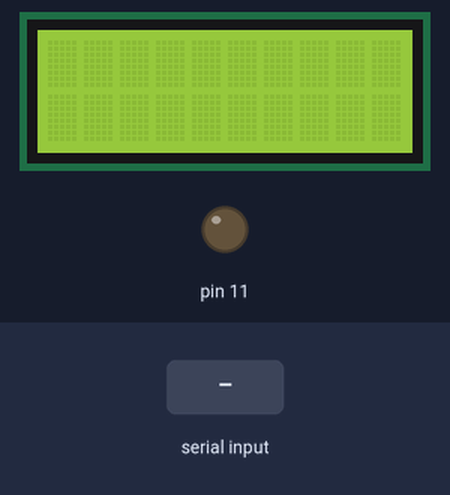
Bench run of a sketch on a simulated Arduino Uno, built with avr-gcc and run on an emulated ATmega328P. On the bench: 10×2 character LCD, output pins drawn as LEDs (lit = HIGH). The test bench sets the inputs (shaded band). What the sketch prints to the serial monitor is not drawn.

Above: at 1.2 s.
1.3 s: "1" received over Serial
At 2.5 s:
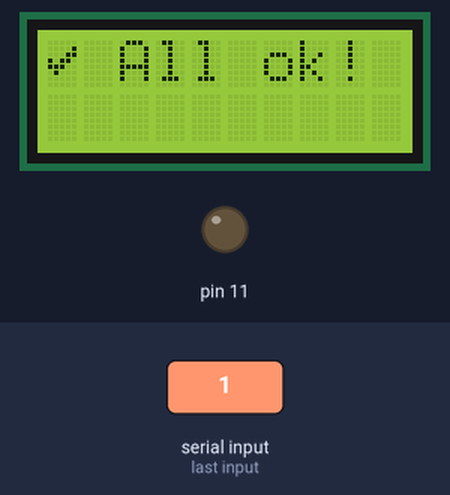
2.8 s: "0" received over Serial
Timing chart, 0 to 5.8 s (numbered marks = the images above; inputs shaded):
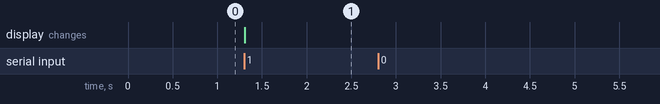

Measured:
- after the input at 1.3 s, the display: changes at once (image 1)

The sketch:

laser.ino
```cpp
#include <LiquidCrystal.h>

/* Power ON LCD display */
LiquidCrystal lcd(8, 9, 4, 5, 6, 7);

/* Input characters */
String input_buffer;

/* Array Length */
int array_size = 31;

/* Custom characters */
byte Check[] = {
  B00000,
  B00001,
  B00011,
  B10110,
  B11100,
  B01000,
  B00000,
  B00000
};

/* Hardcoded arrays (for parsing) */
String alphabet[] = {"H", "G", "N", "L", "X", "C", "W", "E", "D", "A", "Z", ".", "V", "Y", "R", "O", "J", "B", "Q", "I", "T", "K", "M", "P", "S", "F", "U", ",", "F", "W", " "};
String sequences[] = {"33133", "13111", "31113", "13131", "11311", "11113", "11333", "31313", "11331", "33113", "11131", "11111", "33313", "33111", "31111", "31131", "13113", "31331", "11313", "13313", "11133", "13133", "31333", "13333", "33131", "13331", "33331", "13311", "33311", "31311", "33333"};

void setup() {
  /* Open the serial port */
  Serial.begin(9600);

  /* Set up laser diode */
  pinMode(11, OUTPUT);

  /* Set up LCD display */
  lcd.begin(10, 2);

  /* Turn off laser by default */
  digitalWrite(11, LOW);

  /* Create custom char */
  lcd.createChar(0, Check);
}

String c2s(String c) {
  /* Converts single-characters to sequences */
  for (int i = 0; i < array_size; i++) if (c.indexOf(alphabet[i]) >= 0) return sequences[i];
}

void s2l(String s) {
  /* Sends given sequence through laser diode */
  for(auto x : s)
  {
    int b = (x == '1') ? 1 : 0;
    digitalWrite(11, b);
    delay(400);
  }
}

void loop() {
  /* Read user input data */
  while (Serial.available()) {
    delay(2);
    char c = Serial.read();

    /* Skip NULL characters (useless crap) */
    if (c != "" || c != '\0') {
      input_buffer += c;
    }
  }

  /* Parse user input data (if it's not empty) */
  if (input_buffer != "") {
    /* Send start frame */
    digitalWrite(11, HIGH);
    delay(1);
    digitalWrite(11, LOW);

    Serial.println(c2s(input_buffer));

    /* Parse one character */
    if (input_buffer.length() == 2) {
      s2l(c2s(input_buffer));
    } else {
      /* Parse multiple characters */
      for (int i = 0; i < input_buffer.length() - 1; i++) {
        Serial.println(input_buffer[i]);
        s2l(c2s(String(input_buffer[i])));
        /*
        * NOTE: DON'T TOUCH ME
        */
        delay(500);

        /* Send start frame (again) */
        digitalWrite(11, HIGH);
        delay(1);
        digitalWrite(11, LOW);
      }
    }

    /* Clean up user input data */
    input_buffer = "";

    /* Turn off the laser diode */
    digitalWrite(11, LOW);

    /* Success */
    lcd.setCursor(0,0);
    lcd.write((byte)0);
    lcd.print(" All ok!");
  }
}
```
